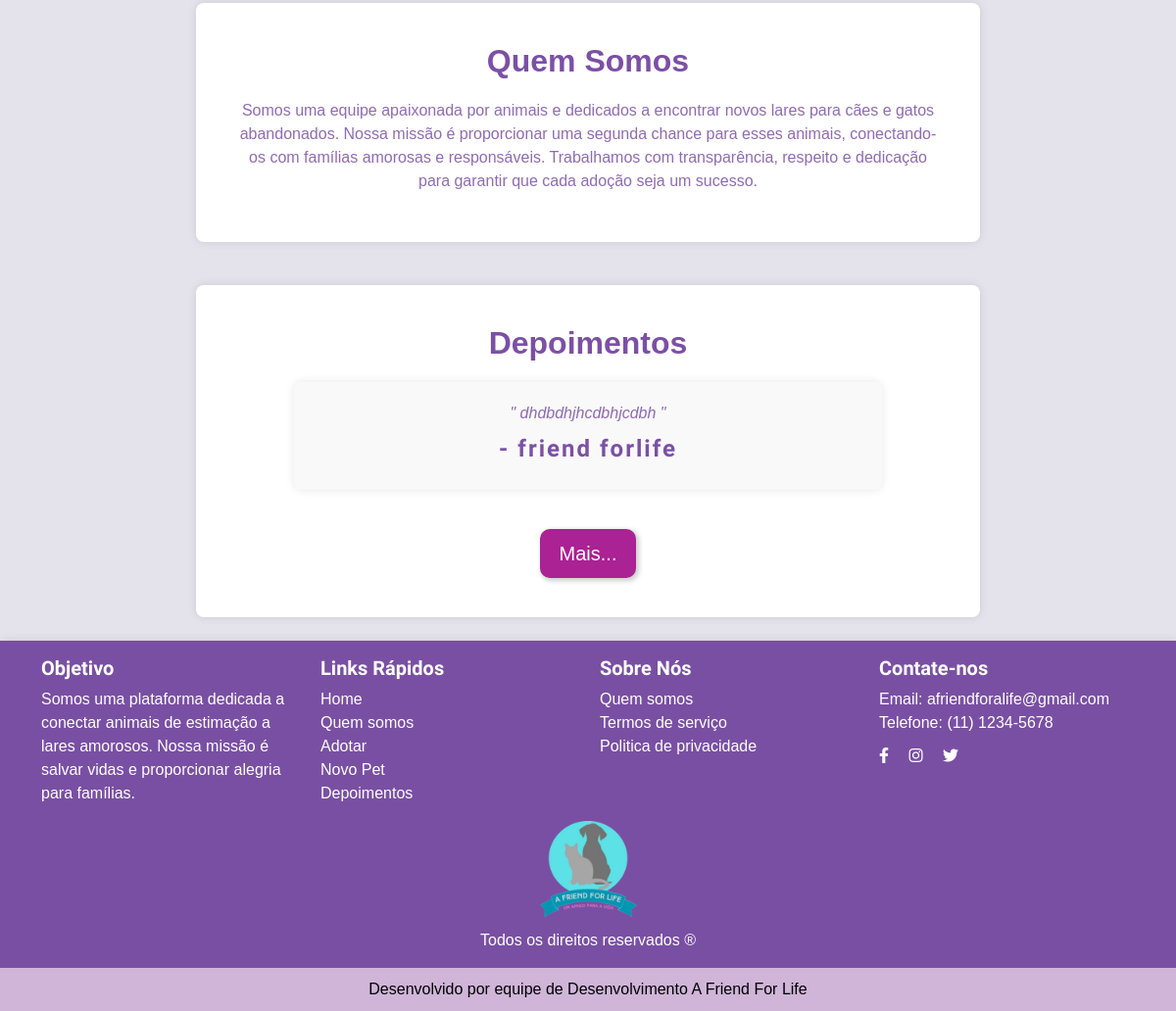
Page /pagina_inicio/home/ (lower part) on the earlier database version.
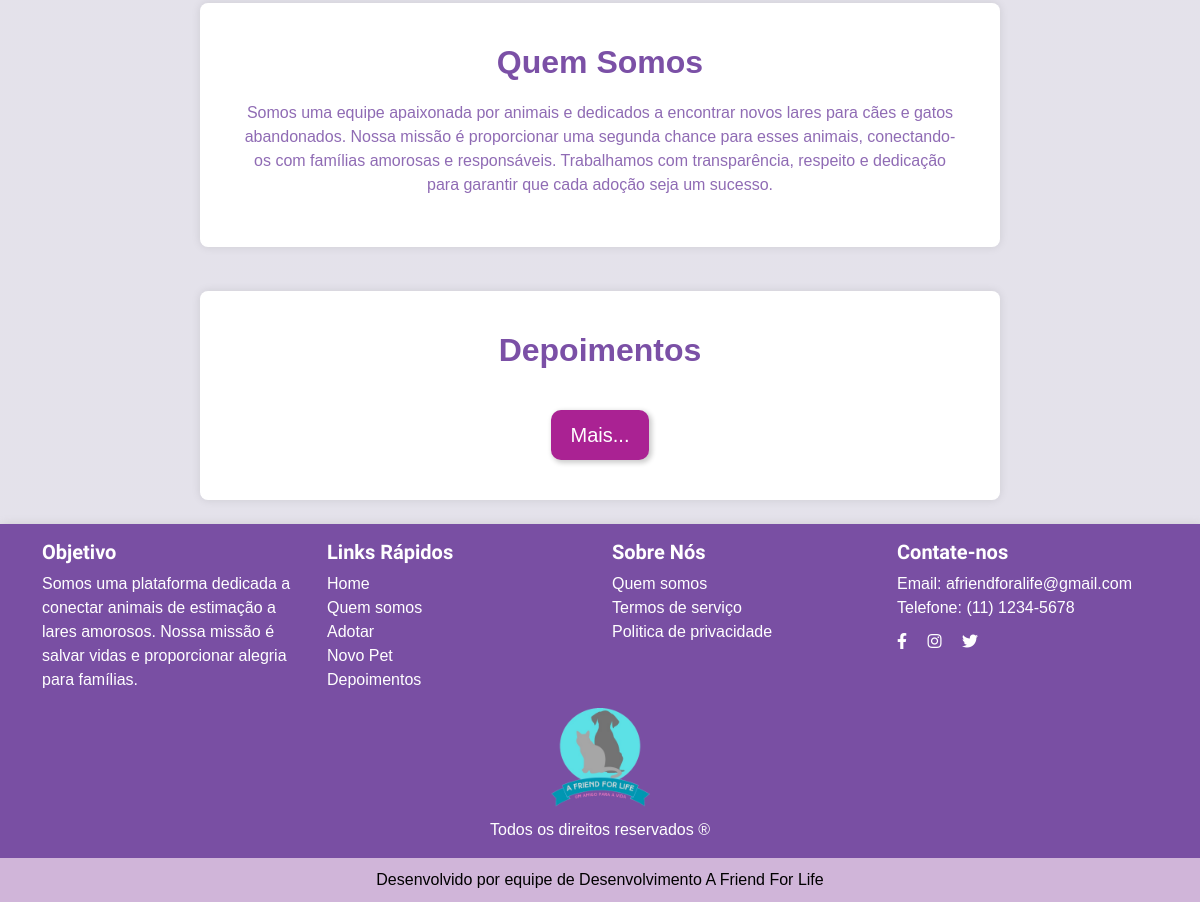
Same page on the later database version.
### pagina_inicio/models.py (models this page shows, shortened)
class Depoimento(models.Model):
    nome = models.CharField(max_length=100)
    sobrenome = models.CharField(max_length=100, blank=True) # Adiciona o campo sobrenome
    email = models.EmailField(unique=True)  # Adicione 'unique=True' aqui
    mensagem = models.TextField()
    data_criacao = models.DateTimeField(auto_now_add=True)
    usuario = models.ForeignKey(User, on_delete=models.CASCADE, related_name='depoimentos')

### pagina_inicio/views.py (the view, shortened to what this page needs)
# urls.py: path('home/', views.home, name='home'),
def home(request):
    pets_list = Pet.objects.filter(status__in=["P"], is_active=True).order_by('-created_at')  # Ordena por data_criacao decrescente
    estado_id = request.GET.get('estado')
    cidade_nome = request.GET.get('cidade')
    tamanho = request.GET.get('tamanho')
    especie = request.GET.get('especie')
    if estado_id:
        pets_list = pets_list.filter(usuario__userprofile__estado_id=estado_id)
    if cidade_nome:
        pets_list = pets_list.filter(usuario__userprofile__cidade_nome=cidade_nome)
    if tamanho:
        pets_list = pets_list.filter(tamanho=tamanho)
    if especie:
        pets_list = pets_list.filter(especie=especie)
    choices_especie = Pet.choices_especie
    choices_tamanho = Pet.choices_tamanho
    paginator = Paginator(pets_list, 6)
    page = request.GET.get('page') or 1
    try:
        pets = paginator.page(page)
    except PageNotAnInteger:
        pets = paginator.page(1)
    except EmptyPage:
        pets = paginator.page(paginator.num_pages)
    page_numbers = []
    current_page = pets.number
    total_pages = paginator.num_pages
    if total_pages <= 7:
        page_numbers = list(range(1, total_pages + 1))
    depoimentos_list = Depoimento.objects.order_by('-data_criacao')
    depoimentos_paginator = Paginator(depoimentos_list, 3)
    depoimentos = depoimentos_paginator.page(1)  # Mostra a primeira página
    mais_depoimentos = depoimentos_paginator.num_pages > 1
    user_profile = None
    if request.user.is_authenticated:
        try:
            user_profile = UserProfile.objects.get(user=request.user)
        except UserProfile.DoesNotExist:
            messages.error(request, 'Você precisa criar um perfil para acessar esta página.')
            return redirect('editar_perfil')
    return render(request, 'home.html', {
        'pets': pets,
        'page_numbers': page_numbers,
        'choices_especie': choices_especie,
        'choices_tamanho': choices_tamanho,
        'estado_id': estado_id,
        'cidade_nome': cidade_nome,
        'tamanho': tamanho,
        'especie': especie,
        'depoimentos': depoimentos,
        'mais_depoimentos': mais_depoimentos,
        'user_profile': user_profile,
    })

### pagina_inicio/templates/home.html (shortened to what this page needs)
{% extends 'base.html' %}
{% load static %}
{% block head %}
    <link href="{% static 'adotar/css/listar_pets.css' %}" rel="stylesheet">
    <link href="{% static 'adotar/css/listar_pets_mdq.css' %}" rel="stylesheet">
    <link href="{% static 'adotar/css/index.css' %}" rel="stylesheet">
    <link rel="stylesheet" href="https://cdnjs.cloudflare.com/ajax/libs/font-awesome/5.15.4/css/all.min.css">
    <link href="{% static 'pagina_inicio/home/css/home.css' %}" rel="stylesheet">
{% endblock %}
{% block content %}
  <div class="wrapper">
    <div class="listar-pets-box">
      <div class="form-block bg-custom p-4">
        <br>
        <br>
        <br>
        <br>
        <br>
        <div class="info-section">
          <h2>Quem Somos</h2>
          <p>Somos uma equipe apaixonada por animais e dedicados a encontrar novos lares para cães e gatos abandonados. Nossa missão é proporcionar uma segunda chance para esses animais, conectando-os com famílias amorosas e responsáveis. Trabalhamos com transparência, respeito e dedicação para garantir que cada adoção seja um sucesso.</p>
        </div>
        <br>
        <div class="testimonials">
          <h2>Depoimentos</h2>
          <div id="depoimentos-container">
            {% for depoimento in depoimentos %}
              <div class="testimonial">
                <p>"{{ depoimento.mensagem|safe }}"</p>
                <h4>-  {{ depoimento.nome }} {{ depoimento.sobrenome }}</h4>
              </div>
            {% endfor %}
          </div>
          <div id="maisDepoimentos" class="mt-3 text-center">
            {% if user.is_authenticated %}
              {% if mais_depoimentos %}
                <button class="btn btn-custom-primary" onclick="carregarMaisDepoimentos()">Mais...</button>
              {% else %}
                <p>Não há mais depoimentos.</p>
              {% endif %}
            {% else %}
              <button class="btn btn-custom-primary" onclick="window.location.href=`{% url 'cadastro' %}`">Mais...</button>
            {% endif %}
          </div>
        </div>
      </div>
    </div>
  </div>
{% endblock %}

### templates/base.html (shortened to what this page needs)
{% load static %}
<!doctype html>
<html lang="pt-BR">
<head>
    <link href="https://cdn.jsdelivr.net/npm/bootstrap@5.3.0-alpha1/dist/css/bootstrap.min.css" rel="stylesheet">
    <link href="{% static 'base/css/base.css' %}" rel="stylesheet">
    <link href="{% static 'base/css/mdq_base.css' %}" rel="stylesheet">
    {% block head %}
    {% endblock %}
</head>
<body>
    {% block content %}
    {% endblock %}
    <footer class="footer mt-auto py-3" style="margin-bottom: 0;">
        <div class="container">
            <div class="row">
                <div class="col-md-3">
                    <h5>Objetivo</h5>
                    <p>Somos uma plataforma dedicada a conectar animais de estimação a lares amorosos. Nossa missão é salvar vidas e proporcionar alegria para famílias.</p>
                </div>
                <div class="col-md-3">
                    <h5>Links Rápidos</h5>
                    <ul class="list-unstyled">
                        <li><a href="{% url 'home' %}">Home</a></li>
                        <li><a href="{% url 'quem_somos' %}">Quem somos</a></li>
                        <li><a href="{% url 'listar_pets' %}">Adotar</a></li>
                        <li><a href="{% url 'novo_pet' %}">Novo Pet</a></li>
                        <li><a href="{% url 'depoimento' %}">Depoimentos</a></li>
                </div>
                <div class="col-md-3">
                    <h5>Sobre Nós</h5>
                    <ul class="list-unstyled">
                        <li><a href="{% url 'quem_somos' %}">Quem somos</a></li>
                        <li><a href="{% url 'termos_servico' %}">Termos de serviço</a></li>
                        <li><a href="{% url 'politica_privacidade' %}">Politica de privacidade</a></li>
                    </ul>
                </div>
                <div class="col-md-3">
                    <h5>Contate-nos</h5>
                    <p>Email: afriendforalife@gmail.com<br>Telefone: (11) 1234-5678</p>
                    <div class="social-icons">
                        <a href="#" class="social-link me-3"><i class="fab fa-facebook-f"></i></a>
                        <a href="#" class="social-link me-3"><i class="fab fa-instagram"></i></a>
                        <a href="#" class="social-link"><i class="fab fa-twitter"></i></a>
                    </div>
                </div>
            </div>
            <div class="text-center mt-3">
                 <a class="navbar-brand" href="{% url 'home' %}"><img class="footer-logo" src="/static/base/img/logo.png" alt="Logo" style="max-width: 100px;
                margin-bottom: 10px;"></a>
                <p>Todos os direitos reservados &reg;</p>
            </div>
        </div>
    </footer>
    <footer class="text-center" style="background-color: #D0B5D9; padding: 10px 0; bottom: 0; width: 100%;">
        <p style="margin: 0;">Desenvolvido por equipe de Desenvolvimento A Friend For Life</p>
    </footer>
</body>
</html>

### templates/static/base/css/base.css (style rules this page uses)
:root { --font-nav: 'Montserrat', sans-serif; --font-paragraph: Arial, sans-serif; --font-title: 'Patua One', serif; --color-primary: #7B50A6; --color-secondary: #d0b5d9; --color-background: #dbdbe38f; --color-text: #6a3f96; --color-footer-bg: #794FA3; --color-box-bg: #f8f8fb80; --text-shadow: 0 0 10px rgba(255, 255, 255, 0.337), 0 0 20px rgba(255, 255, 255, 0.382), 0 0 30px rgba(255, 255, 255, 0.445); --box-shadow: 2px 2px 10px rgba(144, 133, 133, 0.334); }
body { background: linear-gradient(135deg, #5932931a 0%, #5932931a 50%); box-sizing: border-box; background-color: var(--color-background); font-family: var(--font-paragraph); color: black; background-blend-mode: lighten; opacity: 0.; }
.wrapper { margin-top: 3%; display: flex; flex-direction: row; justify-content: center; align-items: center; }
.footer { background-color: var(--color-footer-bg); color: white; box-shadow: var(--box-shadow); padding: 20px 0; bottom: 0; width: 100%; }
.footer h5 { font-size: 20px; font-weight: bold; color: white; font-family: var(--font-title); }
.footer p, .footer ul { margin: 0; padding: 0; list-style: none; }
.footer a { color: white; text-decoration: none; font-size: 16px; font-family: var(--font-paragraph); }
.social-icons { margin-top: 10px; }
.social-icons a { margin-right: 10px; }

### templates/static/adotar/css/listar_pets.css (style rules this page uses)
body { margin-top: 100px !important; }
.btn-custom-primary { background-color: #AA2293; border: none; box-shadow: 2px 2px 5px 1px rgba(0, 0, 0, 0.2); color: white; font-size: 20px; padding: 10px 20px; border-radius: 10px; margin-top: 20px; transition: background-color 0.3s ease-in-out; }

### templates/static/pagina_inicio/home/css/home.css (style rules this page uses)
.info-section, .testimonials { background-color: #ffffff; padding: 40px; border-radius: 8px; text-align: center; margin-top: 20px; max-width: 800px; margin-left: auto; margin-right: auto; box-shadow: 0 0 10px rgba(0, 0, 0, 0.1); }
.info-section h2, .testimonials h2 { margin-bottom: 20px; font-weight: bold; color: #7B50A6; }
.info-section p, .testimonials p { margin-bottom: 10px; font-size: 16px; color: #7b50a6d8; }

Differences in the rows shown:
removed Depoimento: mensagem "dhdbdhjhcdbhjcdbh", nome "friend", sobrenome "forlife"
